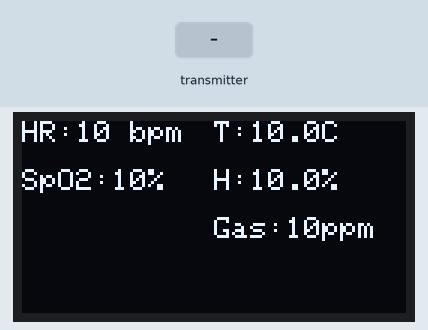
The sketch below on a simulated ESP8266 (NodeMCU). Parts: 128×64 one-colour display. Inputs (shaded band) come from the test bench. WiFi joins after 1.5 s; servers stay silent unless stated; what the sketch prints to the serial monitor is not drawn.

Above: at 2.7 s.
2.8 s: the transmitter starts sending t = 0
At 4.2 s:
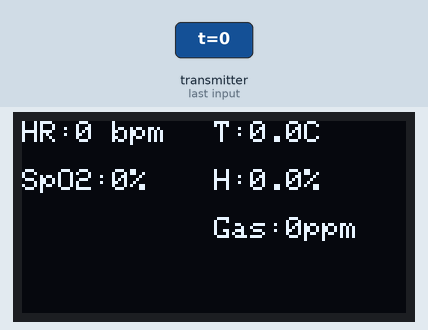
5.0 s: the transmitter starts sending h = 25
At 5.8 s:
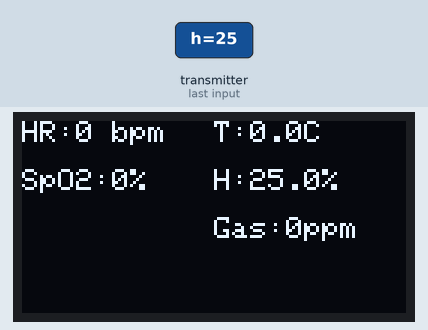
7.0 s: the transmitter starts sending g = 25
At 8.6 s:
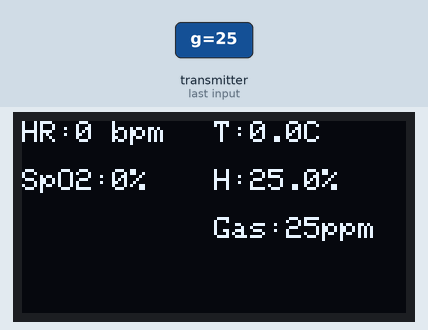
9.0 s: the transmitter starts sending hr = 25
At 10.2 s:
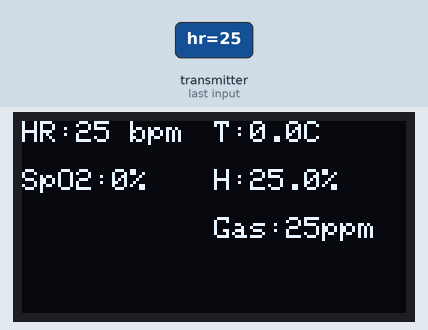
11.1 s: the transmitter starts sending o = 25
At 12.8 s:
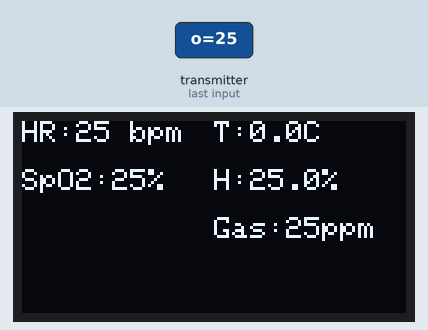
13.1 s: the transmitter starts sending t = 25
At 15.1 s:
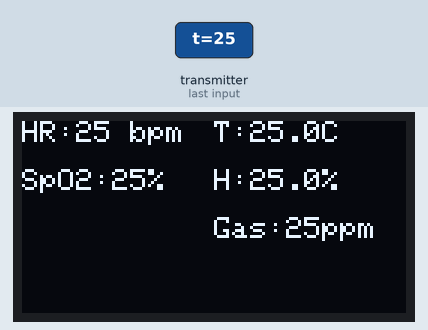
Timing chart, 0 to 16.3 s (numbered marks = the images above; inputs shaded):
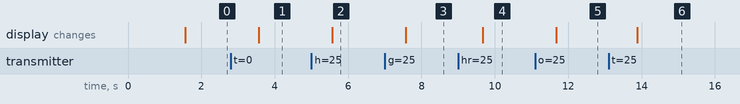

Measured:
- after the input at 2.8 s, the display: changes after 0.76 s (image 1)
- after the input at 5.0 s, the display: changes after 0.56 s (image 2)
- after the input at 7.0 s, the display: changes after 0.57 s (image 3)
- after the input at 9.0 s, the display: changes after 0.67 s (image 4)
- after the input at 11.1 s, the display: changes after 0.57 s (image 5)
- after the input at 13.1 s, the display: changes after 0.78 s (image 6)

The sketch:

UpGGSHEET_ESPNOW.ino
```cpp
#include <ESP8266WiFi.h>
#include <espnow.h>
#include <WiFiClientSecure.h>
#include <Wire.h>
#include <Adafruit_GFX.h>
#include <Adafruit_SSD1306.h>

  // Định nghĩa kích thước màn hình OLED
 #define SCREEN_WIDTH 128
 #define SCREEN_HEIGHT 64
 // Khởi tạo đối tượng màn hình OLED với địa chỉ I2C (thường là 0x3C)
 #define OLED_RESET    -1  // Không sử dụng chân reset phần cứng
 Adafruit_SSD1306 display(SCREEN_WIDTH, SCREEN_HEIGHT, &Wire, OLED_RESET);

  float temp = 10;
  float humi = 10;
  float gas = 10;
  float heartRate = 10;
  float oxygenLevel = 10;
// Cập nhật struct với 5 trường
struct Data {
 float t;
 float h;
 float g;
 float hr; // Nhịp tim
 float o; // Oxy máu
};

Data receivedData;


  // Thông tin kết nối Wi-Fi
 const char* ssid = "Luan";     // Tên Wi-Fi
 const char* password = "05032003@";  // Mật khẩu                                    sửa tại đây
  // Google Apps Script
 const char* host = "script.google.com";
 const int httpsPort = 443;
 String GAS_ID = "AKfycbzgixY_2pXolSGZZWhDZ-zAveBdzUhmSz4dsLQ3d6qitGVg5zlggbFPp0KQNe9iVPGhxw";


WiFiClientSecure client;
 unsigned long currentTime = millis();
 unsigned long currentTime2 = millis();

 void onDataRecv(uint8_t *mac, uint8_t *incomingData, uint8_t len) {
  memcpy(&receivedData, incomingData, sizeof(receivedData));

  Serial.println("Nhan du lieu: ");
  temp = receivedData.t;
  humi = receivedData.h ;
  gas = receivedData.g;
  heartRate = receivedData.hr;
  oxygenLevel = receivedData.o;
  Serial.println(temp);
  Serial.println(humi);
  Serial.println(gas);
  Serial.println(heartRate);
  Serial.println(oxygenLevel);
}


void setup() {
  Serial.begin(115200);

    // Khởi tạo màn hình OLED
    if (!display.begin(SSD1306_PAGEADDR, 0x3C)) {
      Serial.println(F("Không tìm thấy màn hình OLED!"));
      for (;;);
    }

    // Hiển thị ban đầu
    display.clearDisplay();
    display.setTextColor(SSD1306_WHITE);
    display.setTextSize(1); // Kích thước chữ


  WiFi.mode(WIFI_STA);

  if (esp_now_init() != 0) {
    Serial.println("Loi ESP-NOW init");
    return;
  }
  esp_now_set_self_role(ESP_NOW_ROLE_SLAVE);
  esp_now_register_recv_cb(onDataRecv);


  // Kết nối Wi-Fi
    Serial.print("Connecting to Wi-Fi: ");
    Serial.println(ssid);
    WiFi.begin(ssid, password);
    while (WiFi.status() != WL_CONNECTED) {
      delay(500);
      Serial.print(".");
    }
    Serial.println("\nWiFi connected");
    Serial.print("IP address: ");
    Serial.println(WiFi.localIP());

    // Tắt kiểm tra chứng chỉ SSL
    client.setInsecure();

}
unsigned long lastDisplayUpdate = 0;
void loop() {
  static unsigned long lastUpdate = 0;

    if (millis() - lastDisplayUpdate > 1000) {
        lastDisplayUpdate = millis();

        display.clearDisplay();

        // Cột trái - Thông số sức khỏe
        display.setCursor(0, 0);
        display.print("HR:");
        display.print(heartRate, 0); // Số nguyên
        display.print(" bpm");

        display.setCursor(0, 16);
        display.print("SpO2:");
        display.print(oxygenLevel, 0);
        display.print("%");

        // Cột phải - Thông số môi trường
        display.setCursor(64, 0);
        display.print("T:");
        display.print(temp, 1); // 1 số thập phân
        display.print("C");

        display.setCursor(64, 16);
        display.print("H:");
        display.print(humi, 1);
        display.print("%");

        display.setCursor(64, 32);
        display.print("Gas:");
        display.print(gas, 0); // Số nguyên
        display.print("ppm");

        display.display();
    }
    // Gửi dữ liệu lên Google Sheets mỗi 10 giây
    if (millis() - currentTime2 > 3000) {
      upData();

      currentTime2 = millis();
    }
}


void upData() {
    Serial.print("Connecting to ");
    Serial.println(host);

    if (!client.connect(host, httpsPort)) {
      Serial.println("Connection failed");
      return;}

    // Tạo URL để gửi dữ liệu lên Google Sheets
  String Send_Data_URL = "sts=write";
  Send_Data_URL += "&temp=" + String(temp);
  Send_Data_URL += "&humi=" + String(humi);
  Send_Data_URL += "&gas=" + String(gas);  // Thêm giá trị khí vào URL
  Send_Data_URL += "&heart=" + String(heartRate);  // Thêm nhịp tim
  Send_Data_URL += "&oxygen=" + String(oxygenLevel); // Thêm oxy máu
  String url = "/macros/s/" + GAS_ID + "/exec?" + Send_Data_URL;

  Serial.println("Sending data to URL:");
  Serial.println(url);

  client.print(String("GET ") + url + " HTTP/1.1\r\n" +
              "Host: " + host + "\r\n" +
              "User-Agent: ESP8266\r\n" +
              "Connection: close\r\n\r\n");
  Serial.println("Data sent successfully!");
}
```
